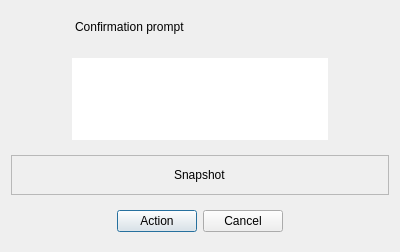
<?xml version="1.0" encoding="UTF-8"?>
<ui version="4.0">
 <class>Dialog</class>
 <widget class="QDialog" name="Dialog">
  <property name="geometry">
   <rect>
    <x>0</x>
    <y>0</y>
    <width>400</width>
    <height>252</height>
   </rect>
  </property>
  <property name="windowTitle">
   <string>Create Arches Resource</string>
  </property>
  <property name="windowIcon">
   <iconset>
    <normaloff>../icons/arches_transparent_bg.png</normaloff>../icons/arches_transparent_bg.png</iconset>
  </property>
  <property name="modal">
   <bool>true</bool>
  </property>
  <layout class="QVBoxLayout" name="verticalLayout">
   <item>
    <widget class="QFrame" name="frame_3">
     <property name="minimumSize">
      <size>
       <width>0</width>
       <height>0</height>
      </size>
     </property>
     <property name="frameShape">
      <enum>QFrame::NoFrame</enum>
     </property>
     <property name="frameShadow">
      <enum>QFrame::Raised</enum>
     </property>
     <layout class="QHBoxLayout" name="horizontalLayout_4">
      <property name="leftMargin">
       <number>9</number>
      </property>
      <property name="topMargin">
       <number>9</number>
      </property>
      <property name="rightMargin">
       <number>9</number>
      </property>
      <property name="bottomMargin">
       <number>9</number>
      </property>
      <item>
       <spacer name="horizontalSpacer_7">
        <property name="orientation">
         <enum>Qt::Horizontal</enum>
        </property>
        <property name="sizeHint" stdset="0">
         <size>
          <width>40</width>
          <height>10</height>
         </size>
        </property>
       </spacer>
      </item>
      <item>
       <widget class="QLabel" name="messageLabel">
        <property name="minimumSize">
         <size>
          <width>250</width>
          <height>10</height>
         </size>
        </property>
        <property name="text">
         <string>Confirmation prompt</string>
        </property>
        <property name="alignment">
         <set>Qt::AlignLeading|Qt::AlignLeft|Qt::AlignVCenter</set>
        </property>
        <property name="wordWrap">
         <bool>true</bool>
        </property>
        <property name="margin">
         <number>5</number>
        </property>
       </widget>
      </item>
      <item>
       <spacer name="horizontalSpacer_8">
        <property name="orientation">
         <enum>Qt::Horizontal</enum>
        </property>
        <property name="sizeHint" stdset="0">
         <size>
          <width>50</width>
          <height>10</height>
         </size>
        </property>
       </spacer>
      </item>
     </layout>
    </widget>
   </item>
   <item>
    <widget class="QFrame" name="frame">
     <property name="frameShape">
      <enum>QFrame::NoFrame</enum>
     </property>
     <property name="frameShadow">
      <enum>QFrame::Raised</enum>
     </property>
     <layout class="QHBoxLayout" name="horizontalLayout_2">
      <item>
       <spacer name="horizontalSpacer_3">
        <property name="orientation">
         <enum>Qt::Horizontal</enum>
        </property>
        <property name="sizeHint" stdset="0">
         <size>
          <width>40</width>
          <height>20</height>
         </size>
        </property>
       </spacer>
      </item>
      <item>
       <widget class="QTextEdit" name="infoText">
        <property name="minimumSize">
         <size>
          <width>40</width>
          <height>10</height>
         </size>
        </property>
        <property name="maximumSize">
         <size>
          <width>16777215</width>
          <height>400</height>
         </size>
        </property>
        <property name="frameShape">
         <enum>QFrame::NoFrame</enum>
        </property>
        <property name="lineWidth">
         <number>0</number>
        </property>
        <property name="verticalScrollBarPolicy">
         <enum>Qt::ScrollBarAlwaysOff</enum>
        </property>
        <property name="horizontalScrollBarPolicy">
         <enum>Qt::ScrollBarAlwaysOff</enum>
        </property>
        <property name="readOnly">
         <bool>true</bool>
        </property>
        <property name="html">
         <string>&lt;!DOCTYPE HTML PUBLIC &quot;-//W3C//DTD HTML 4.0//EN&quot; &quot;http://www.w3.org/TR/REC-html40/strict.dtd&quot;&gt;
&lt;html&gt;&lt;head&gt;&lt;meta name=&quot;qrichtext&quot; content=&quot;1&quot; /&gt;&lt;meta charset=&quot;utf-8&quot; /&gt;&lt;style type=&quot;text/css&quot;&gt;
p, li { white-space: pre-wrap; }
hr { height: 1px; border-width: 0; }
li.unchecked::marker { content: &quot;\2610&quot;; }
li.checked::marker { content: &quot;\2612&quot;; }
&lt;/style&gt;&lt;/head&gt;&lt;body style=&quot; font-family:'Segoe UI'; font-size:9pt; font-weight:400; font-style:normal;&quot;&gt;
&lt;p style=&quot;-qt-paragraph-type:empty; margin-top:0px; margin-bottom:0px; margin-left:0px; margin-right:0px; -qt-block-indent:0; text-indent:0px;&quot;&gt;&lt;br /&gt;&lt;/p&gt;&lt;/body&gt;&lt;/html&gt;</string>
        </property>
       </widget>
      </item>
      <item>
       <spacer name="horizontalSpacer_4">
        <property name="orientation">
         <enum>Qt::Horizontal</enum>
        </property>
        <property name="sizeHint" stdset="0">
         <size>
          <width>40</width>
          <height>20</height>
         </size>
        </property>
       </spacer>
      </item>
     </layout>
    </widget>
   </item>
   <item>
    <widget class="QFrame" name="snapshotFrame">
     <property name="frameShape">
      <enum>QFrame::StyledPanel</enum>
     </property>
     <property name="frameShadow">
      <enum>QFrame::Raised</enum>
     </property>
     <layout class="QHBoxLayout" name="horizontalLayout_3">
      <item>
       <spacer name="horizontalSpacer_5">
        <property name="orientation">
         <enum>Qt::Horizontal</enum>
        </property>
        <property name="sizeHint" stdset="0">
         <size>
          <width>138</width>
          <height>20</height>
         </size>
        </property>
       </spacer>
      </item>
      <item>
       <widget class="QLabel" name="snapshotLabel">
        <property name="text">
         <string>Snapshot</string>
        </property>
       </widget>
      </item>
      <item>
       <spacer name="horizontalSpacer_6">
        <property name="orientation">
         <enum>Qt::Horizontal</enum>
        </property>
        <property name="sizeHint" stdset="0">
         <size>
          <width>137</width>
          <height>20</height>
         </size>
        </property>
       </spacer>
      </item>
     </layout>
    </widget>
   </item>
   <item>
    <widget class="QFrame" name="frame_2">
     <layout class="QHBoxLayout" name="horizontalLayout">
      <item>
       <spacer name="horizontalSpacer_2">
        <property name="orientation">
         <enum>Qt::Horizontal</enum>
        </property>
        <property name="sizeHint" stdset="0">
         <size>
          <width>40</width>
          <height>20</height>
         </size>
        </property>
       </spacer>
      </item>
      <item>
       <widget class="QPushButton" name="confirmDialogConfirm">
        <property name="text">
         <string>Action</string>
        </property>
       </widget>
      </item>
      <item>
       <widget class="QPushButton" name="confirmDialogCancel">
        <property name="text">
         <string>Cancel</string>
        </property>
       </widget>
      </item>
      <item>
       <spacer name="horizontalSpacer">
        <property name="orientation">
         <enum>Qt::Horizontal</enum>
        </property>
        <property name="sizeHint" stdset="0">
         <size>
          <width>40</width>
          <height>20</height>
         </size>
        </property>
       </spacer>
      </item>
     </layout>
    </widget>
   </item>
  </layout>
 </widget>
 <resources/>
 <connections/>
</ui>
